Frame 1 (no input): blank canvas, image omitted
Frame 60 (no input): blank canvas, image omitted
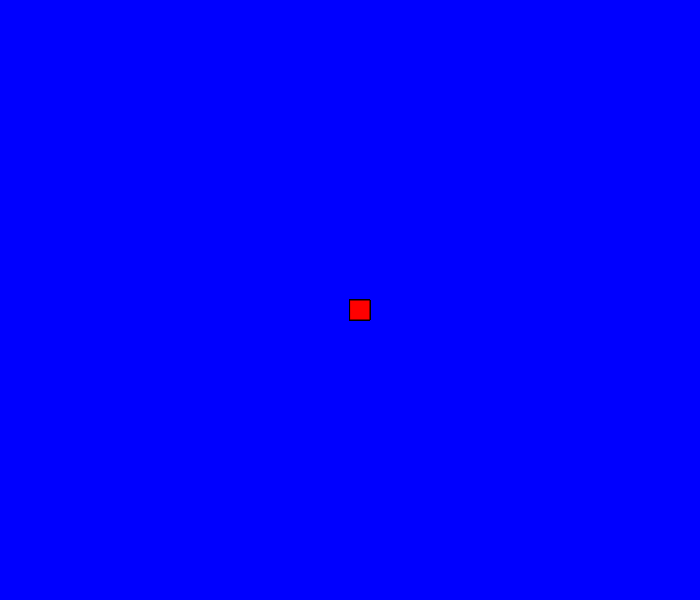
Frame 120 (the mouse pressed at the canvas centre since frame 60)

The p5.js sketch whose frames 1 and 60 were blank and that drew this single picture after the mouse press (run headless with seeded random() and noise() and a simulated clock; from frame 60 on, the mouse is pressed at the canvas centre):

// p5.js sketch
// ── sketch.js
function setup() {
    createCanvas(700, 600);
    background("blue");
  }
  function draw() {
    stroke("black");
    fill("red");
    if (mouseIsPressed) {
      rect(mouseX, mouseY, 20, 20);
    }
  }
  
